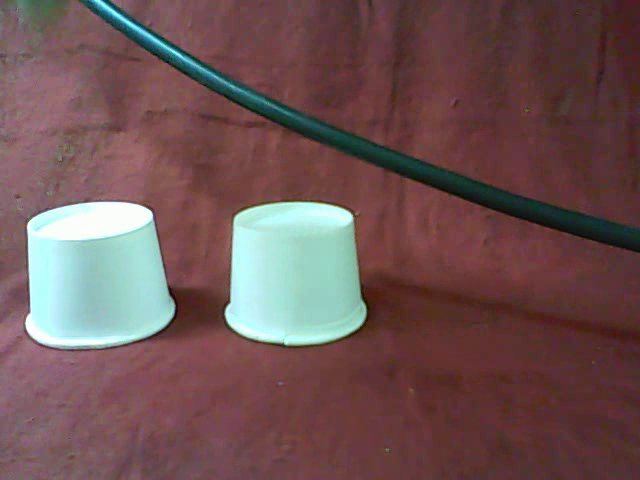
#> input picture frame 15 of videos/output2.avi, 640 x 480 px
$ python tracker.py
#> lines starting #> are read from the running program, lines starting #| are printed output that depends on the picture
import numpy as np
import cv2
import sys
from random import randint

swap_0_1 = 0

trackerTypes = ['BOOSTING', 'MIL', 'KCF','TLD', 'MEDIANFLOW', 'GOTURN', 'MOSSE', 'CSRT']
font = cv2.FONT_HERSHEY_SIMPLEX

# [26 lines left out: function createTrackerByName, not called in this run]

def haar_classifier():
    while(1):
        ret, frame = cap.read()
#> frame is the input picture: shape (480, 640, 3); mean B, G, R 83.6, 83.7, 110.7
        gray = cv2.cvtColor(frame, cv2.COLOR_BGR2GRAY)
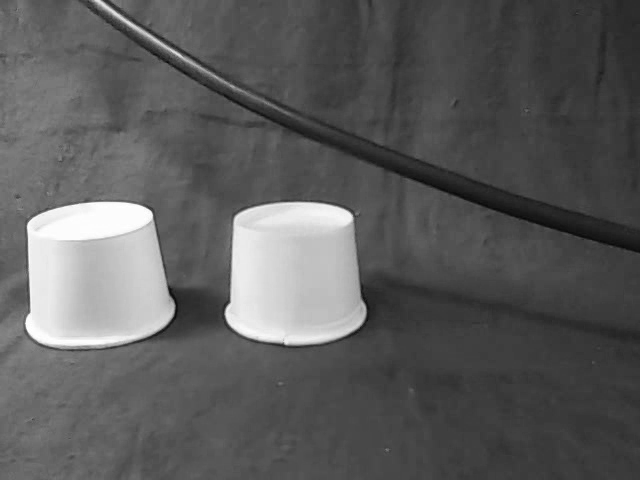
#> gray: shape (480, 640); min 7, max 255, mean 91.8
        cup_cascades = cup_cascade.detectMultiScale(gray, 2, 5, 0, minSize=(128,128), maxSize=(128,128))
#> cup_cascades = [[236, 221, 128, 128]]
        if (len(cup_cascades) == 2):

            ret, frame = cap.read()
            gray = cv2.cvtColor(frame, cv2.COLOR_BGR2GRAY)
            cup_cascades = cup_cascade.detectMultiScale(gray, 2, 5, 0, minSize=(128,128), maxSize=(128,128))
            global center_old
            center_old = [0 for i in range(len(cup_cascades))]
            for i, (x,y,w,h) in enumerate(cup_cascades):
                cv2.rectangle(frame,(x,y),(x+w,y+h),(255,255,0),2)
                center_old[i] = x+64
            sep = 0
            for i in range(len(center_old)):
                for j in range(len(center_old)):
                    if (i != j):
                        sep = sep + abs(center_old[i] - center_old[j])
            if (sep > 128*(len(center_old)**2 - len(center_old))):
                # print('initial centers', center_old)
                break
            cv2.imshow('img',frame)


    return cup_cascades, frame


# [21 lines left out: function initiate_tracker, not called in this run]

cup_cascade = cv2.CascadeClassifier('../cup_tracking_cascades/cascade.xml')

cap = cv2.VideoCapture('../videos/output2.avi')
cup_cascades, frame = haar_classifier()
bboxes, colors, Trackers = initiate_tracker(cup_cascades, "BOOSTING")

while cap.isOpened():
    k = -1
    success, frame = cap.read()
    if not success:
        break
    global center_new, d_center
    center_new = [0 for i in range(len(cup_cascades))]
    d_center = [0 for i in range(len(cup_cascades))]

    for j in range(len(Trackers)):
        print('inside for',j)
        success, boxes = Trackers[j].update(frame)
        if (success):
            for i, newbox in enumerate(boxes):
                print('inside for 2',i)
                p1 = (int(newbox[0]), int(newbox[1]))
                p2 = (int(newbox[0] + newbox[2]), int(newbox[1] + newbox[3]))
                center_new[j] = p1[0]+64
                cv2.rectangle(frame, p1, p2, colors[j], 2, 1)
                cv2.putText(frame, str(j), p1, font, 4, colors[j], 2, 1)
                cv2.putText(frame, str(swap_0_1), (600,440), font, 2, (0,0,0), 4, 1)
                cv2.imshow('img', frame)
    print("old", center_old)
    print("new", center_new)
    for i in range(len(Trackers)):
        d_center[i] = center_new[i] - center_old[i]
    print('diff', d_center)
    for i in range(len(Trackers)):
        if d_center[i]<-5:
            print(i,"is moving left")
        elif d_center[i]> 5:
            print(i,"is moving right")
    print(abs(center_new[0] - center_new[1]) - abs(center_old[0] - center_old[1]))
    if (abs(center_new[0] - center_new[1]) - abs(center_old[0] - center_old[1]) < 0):
        if ((((d_center[0] > 5) and (d_center[1] < -5)) or ((d_center[0] < -5) and (d_center[1] > 5))) and (abs(center_new[0] - center_new[1]) < 120)):
            swap_0_1 = swap_0_1+1
            print(swap_0_1)
            cup_cascades, frame = haar_classifier()
            bboxes, colors, Trackers = initiate_tracker(cup_cascades, "BOOSTING")
    for i in range(len(Trackers)):
        center_old[i] = center_new[i]
    # cv2.waitKey(0)

    if cv2.waitKey(1) & 0xFF == 27:  # Esc pressed
        break

cap.release()
cv2.destroyAllWindows()

$ run again, starting later in the video
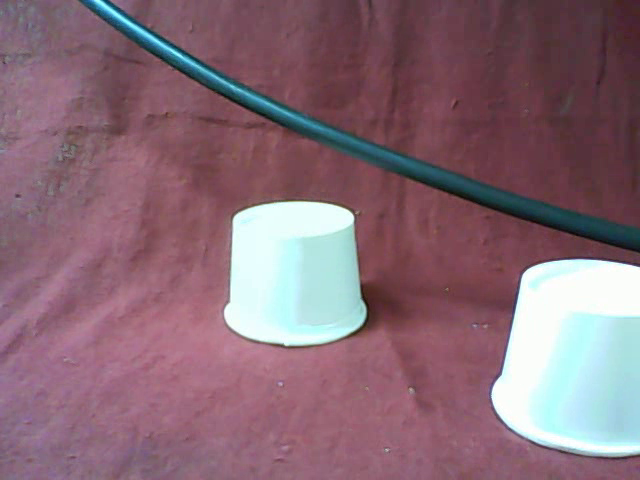
#> input picture frame 68 of videos/output2.avi, 640 x 480 px
#> in haar_classifier, frame is the input picture: shape (480, 640, 3); mean B, G, R 117.7, 106.4, 136.1
#> in haar_classifier, `gray = cv2.cvtColor(frame, cv2.COLOR_BGR2GRAY)`:
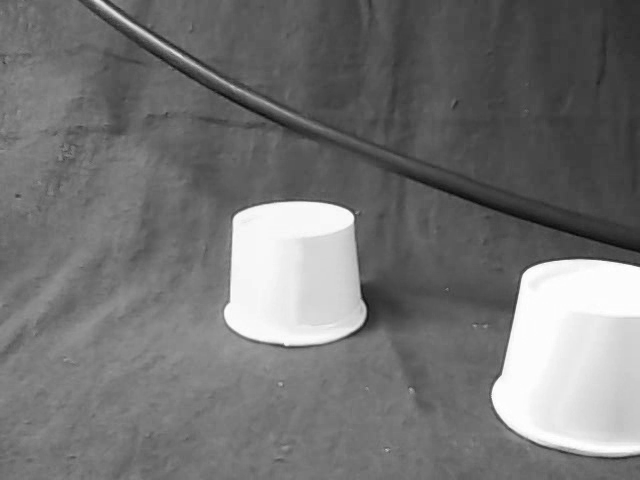
#> gray: shape (480, 640); min 9, max 255, mean 116.6
#> cup_cascades = ()

$ run again, starting later in the video
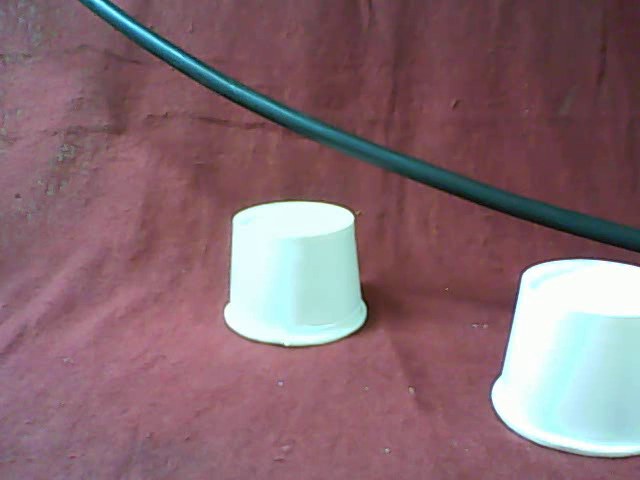
#> input picture frame 122 of videos/output2.avi, 640 x 480 px
#> in haar_classifier, frame is the input picture: shape (480, 640, 3); mean B, G, R 113.6, 106, 135.4
#> in haar_classifier, `gray = cv2.cvtColor(frame, cv2.COLOR_BGR2GRAY)`:
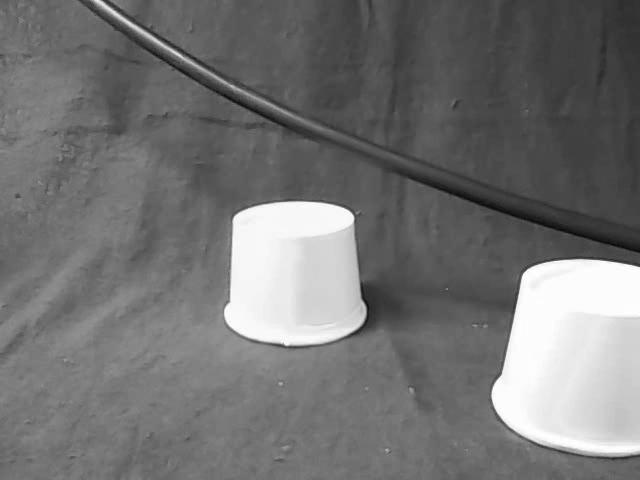
#> gray: shape (480, 640); min 10, max 255, mean 115.6
#> cup_cascades = [[230, 219, 128, 128]]
